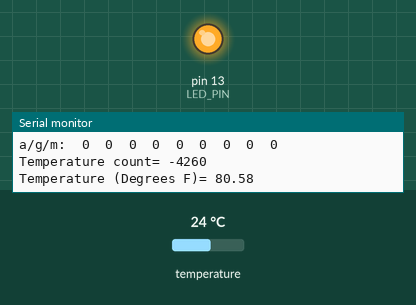
Recording of a sketch running on a simulated Arduino Uno, built with avr-gcc and run on an emulated ATmega328P. Parts: output pins drawn as LEDs (lit = HIGH), the last lines printed to the serial monitor. The test bench sets the inputs (shaded band); at power-on: temperature 24 °C.

Above: at 1.1 s.
At 3.1 s:
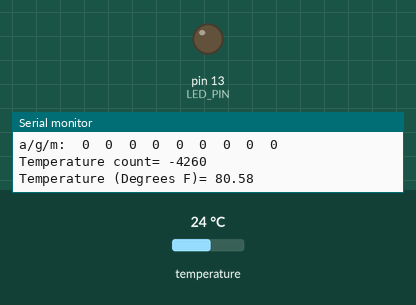
Timing chart, 0 to 5.3 s (numbered marks = the images above):
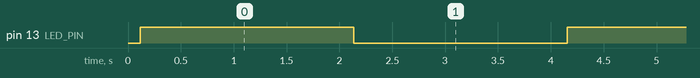

The sketch:

MPU9150_raw.ino
```cpp
// 11/24/15 Beck- Using MPU-9150 with SparkFun Thing Dev board with ESP8266 wifi
// I2C device class (I2Cdev) demonstration Arduino sketch for MPU9150
// 1/4/2013 original by Jeff Rowberg <jeff@rowberg.net> at https://github.com/jrowberg/i2cdevlib
//          modified by Aaron Weiss <aaron@sparkfun.com>
//
// Changelog:
//     2011-10-07 - initial release
//     2013-1-4 - added raw magnetometer output

/* ============================================
I2Cdev device library code is placed under the MIT license

Permission is hereby granted, free of charge, to any person obtaining a copy
of this software and associated documentation files (the "Software"), to deal
in the Software without restriction, including without limitation the rights
to use, copy, modify, merge, publish, distribute, sublicense, and/or sell
copies of the Software, and to permit persons to whom the Software is
furnished to do so, subject to the following conditions:

The above copyright notice and this permission notice shall be included in
all copies or substantial portions of the Software.

THE SOFTWARE IS PROVIDED "AS IS", WITHOUT WARRANTY OF ANY KIND, EXPRESS OR
IMPLIED, INCLUDING BUT NOT LIMITED TO THE WARRANTIES OF MERCHANTABILITY,
FITNESS FOR A PARTICULAR PURPOSE AND NONINFRINGEMENT. IN NO EVENT SHALL THE
AUTHORS OR COPYRIGHT HOLDERS BE LIABLE FOR ANY CLAIM, DAMAGES OR OTHER
LIABILITY, WHETHER IN AN ACTION OF CONTRACT, TORT OR OTHERWISE, ARISING FROM,
OUT OF OR IN CONNECTION WITH THE SOFTWARE OR THE USE OR OTHER DEALINGS IN
THE SOFTWARE.
===============================================
*/

// Arduino Wire library is required if I2Cdev I2CDEV_ARDUINO_WIRE implementation
// is used in I2Cdev.h
#include "Wire.h"

// I2Cdev and MPU6050 must be installed as libraries, or else the .cpp/.h files
// for both classes must be in the include path of your project
#include "I2Cdev.h"
#include "MPU6050.h"

// class default I2C address is 0x68
// specific I2C addresses may be passed as a parameter here
// AD0 low = 0x68 (default for InvenSense evaluation board)
// AD0 high = 0x69
MPU6050 accelgyro;

int16_t   ax, ay, az;
int16_t   gx, gy, gz;
int16_t   mx, my, mz;

float     fDegF;

#define LED_PIN 13
bool blinkState = false;

void setup() {
    // join I2C bus (I2Cdev library doesn't do this automatically)
    Wire.begin();

    // initialize serial communication
    // (38400 chosen because it works as well at 8MHz as it does at 16MHz, but
    // it's really up to you depending on your project)
    //Serial.begin(38400);
    Serial.begin(9600);

    // initialize device
    Serial.println("Initializing I2C devices...");
    accelgyro.initialize();

    // verify connection
    Serial.println("Testing device connections...");
    Serial.println(accelgyro.testConnection() ? "MPU6050 connection successful" : "MPU6050 connection failed");

    // configure Arduino LED for
    pinMode(LED_PIN, OUTPUT);
} //setup

void loop() {
    // read raw accel/gyro measurements from device
    //accelgyro.getMotion10(&ax, &ay, &az, &gx, &gy, &gz, &mx, &my, &mz, &sTemp, &fDegF);
    accelgyro.getMotion9(&ax, &ay, &az, &gx, &gy, &gz, &mx, &my, &mz);

    // display tab-separated accel/gyro x/y/z values
    Serial.print("a/g/m:\t");
    Serial.print(ax); Serial.print("\t");
    Serial.print(ay); Serial.print("\t");
    Serial.print(az); Serial.print("\t");
    Serial.print(gx); Serial.print("\t");
    Serial.print(gy); Serial.print("\t");
    Serial.print(gz); Serial.print("\t");
    Serial.print(mx); Serial.print("\t");
    Serial.print(my); Serial.print("\t");
    Serial.println(mz);

    int16_t sTemperature= accelgyro.getTemperature();
    Serial.print("Temperature count= ");
    Serial.println(sTemperature);

    //Beck- Copied this from Powershift.ino, not sure where I found it.
    fDegF= ((1.8 * sTemperature) / 340.0) + 103.13;

    Serial.print("Temperature (Degrees F)= ");
    Serial.println(fDegF);

    // blink LED to indicate activity
    blinkState = !blinkState;
    digitalWrite(LED_PIN, blinkState);
    delay(2000);
} //loop
//Last line.
```

Measured:
- by itself, pin 13 (LED_PIN): alternates HIGH for 2.0 s and LOW for 2.0 s
